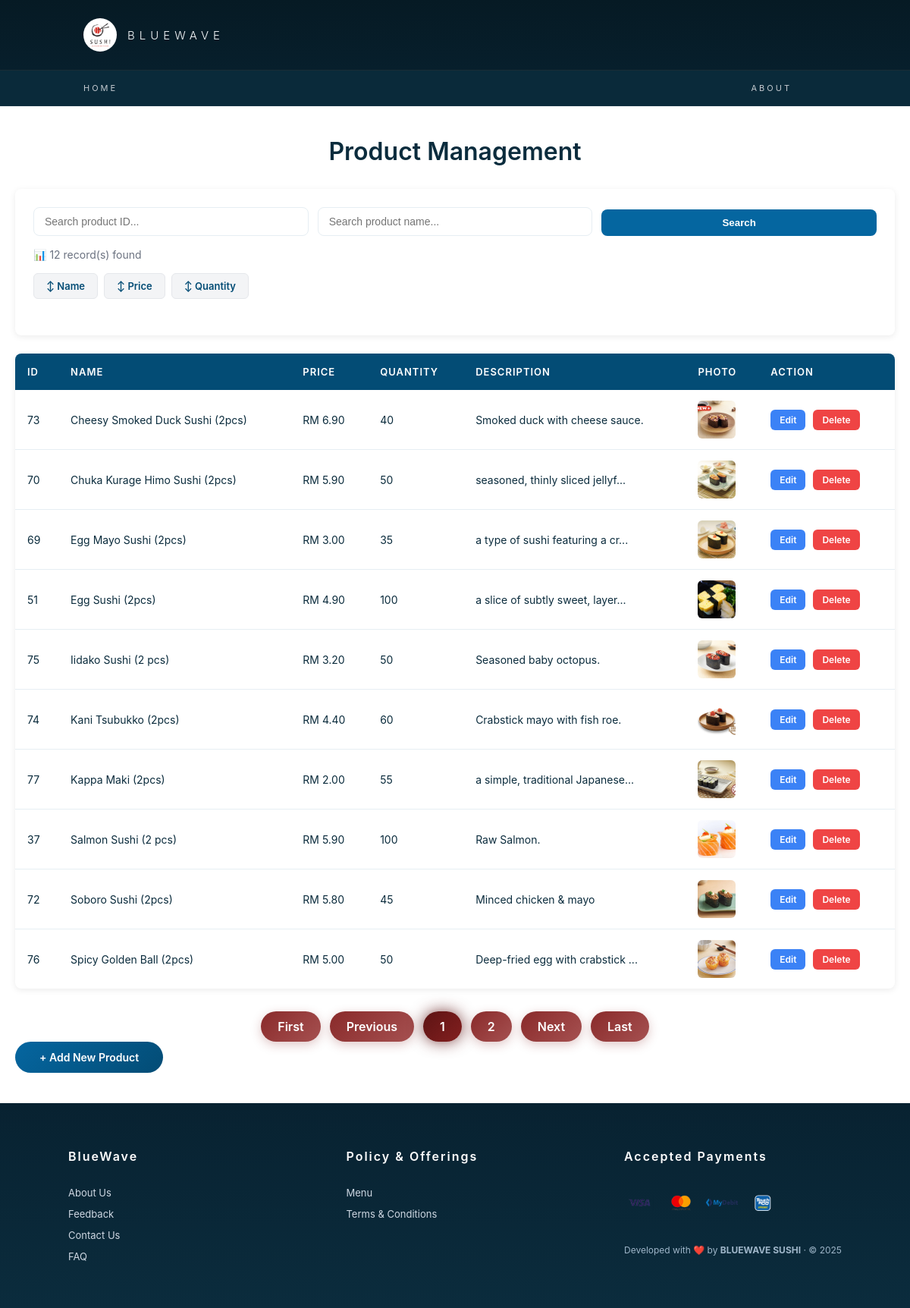
/app/staff/product.php, run on the app's committed database.
### tables this page shows
CREATE TABLE `product` (
  `p_id` int(11) NOT NULL,
  `p_name` varchar(100) NOT NULL,
  `p_description` text DEFAULT NULL,
  `p_quantity` int(11) NOT NULL,
  `p_price` decimal(10,2) NOT NULL,
  `p_photo` varchar(100) NOT NULL
);

### app/staff/product.php (the view, shortened to what this page needs)
<?php
require '_base.php';
require '_pager.php';
$p_id = $_GET['p_id'] ?? '';
$name = $_GET['p_name'] ?? '';
$page = $_GET['page'] ?? 1;
$sort_by = $_GET['sort_by'] ?? 'p_name';
$sort_order = $_GET['sort_order'] ?? 'ASC';
$sql = 'SELECT * FROM product WHERE 1';
$params = [];
$sql .= " ORDER BY $sort_by $sort_order";
$pager = new pager($sql, $params, 5, $page);
?>
<?php include '_head.php'; ?>
<div class="product-page">
    <h1>Product Management</h1>
    <div class="filter-section">
        <form method="get" class="filter-form">
            <input type="text" name="p_id" placeholder="Search product ID..." value="<?= htmlspecialchars($p_id) ?>">
            <input type="text" name="p_name" placeholder="Search product name..." value="<?= htmlspecialchars($name) ?>">
            <button type="submit">Search</button>
        </form>
        <p class="record-count">📊 <?= $pager->item_count ?> record(s) found</p>
        <div class="sort-buttons">
            <a href="?<?= http_build_query(array_merge($_GET, ['sort_by' => 'p_name', 'sort_order' => $sort_order == 'ASC' ? 'DESC' : 'ASC', 'page' => 1])) ?>" class="sort-btn">↕ Name</a>
            <a href="?<?= http_build_query(array_merge($_GET, ['sort_by' => 'p_price', 'sort_order' => $sort_order == 'ASC' ? 'DESC' : 'ASC', 'page' => 1])) ?>" class="sort-btn">↕ Price</a>
            <a href="?<?= http_build_query(array_merge($_GET, ['sort_by' => 'p_quantity', 'sort_order' => $sort_order == 'ASC' ? 'DESC' : 'ASC', 'page' => 1])) ?>" class="sort-btn">↕ Quantity</a>
        </div>
    </div>
    <table class="product-table">
        <thead>
            <tr>
                <th>ID</th>
                <th>NAME</th>
                <th>PRICE</th>
                <th>QUANTITY</th>
                <th>DESCRIPTION</th>
                <th>PHOTO</th>
                <th>ACTION</th>
            </tr>
        </thead>
        <tbody>
            <?php foreach ($pager->result as $s): ?>
            <tr>
                <td><?= htmlspecialchars($s->p_id) ?></td>
                <td><?= htmlspecialchars($s->p_name) ?></td>
                <td>RM <?= htmlspecialchars(number_format($s->p_price, 2)) ?></td>
                <td><?= htmlspecialchars($s->p_quantity) ?></td>
                <td><?= htmlspecialchars(substr($s->p_description, 0, 30)) . (strlen($s->p_description) > 30 ? '...' : '') ?></td>
                <td><img src="../product/images_product/<?= htmlspecialchars($s->p_photo) ?>" class="product-image" alt="<?= htmlspecialchars($s->p_name) ?>"></td>
                <td>
                    <a href="product_edit.php?edit_id=<?= urlencode($s->p_id) ?>" class="action-btn btn-edit">Edit</a>
                    <a href="?delete_id=<?= urlencode($s->p_id) ?>" class="action-btn btn-delete" onclick="return confirm('Are you sure you want to delete this product?')">Delete</a>
                </td>
            </tr>
            <?php endforeach ?>
        </tbody>
    </table>
    <a href="product_edit.php" class="add-button">+ Add New Product</a>
</div>
<?php include '../footer.php'; ?>

### app/css/app.css (style rules this page uses)
* { margin: 0; padding: 0; box-sizing: border-box; }
body { margin: 0; }
body { font-family: 'Inter', sans-serif; }

### app/staff/product.php (style rules this page uses)
.product-page { max-width: 1400px; margin: 40px auto; padding: 0 20px; }
.product-page h1 { text-align: center; margin-bottom: 30px; font-size: 32px; color: #0b2c3d; font-weight: 600; }
.filter-section { background: #fff; padding: 24px; border-radius: 8px; box-shadow: 0 2px 8px rgba(0,0,0,0.08); margin-bottom: 24px; }
.filter-form { display: grid; grid-template-columns: repeat(auto-fit, minmax(200px, 1fr)); gap: 12px; margin-bottom: 16px; align-items: end; }
.filter-form input, .filter-form select { padding: 10px 14px; border: 1px solid #e6eef3; border-radius: 8px; font-size: 14px; }
.filter-form button { background: #0566a0; color: white; border: none; padding: 10px 24px; border-radius: 8px; cursor: pointer; font-weight: 600; transition: 0.2s; }
.record-count { color: #6b7280; font-size: 14px; margin-bottom: 16px; }
.sort-buttons { display: flex; gap: 8px; margin-bottom: 24px; flex-wrap: wrap; }
.sort-btn { background: #f3f4f6; color: #034c75; border: 1px solid #e5e7eb; padding: 8px 16px; border-radius: 6px; cursor: pointer; font-size: 13px; font-weight: 600; transition: 0.2s; text-decoration: none; }
.product-table { width: 100%; border-collapse: collapse; background: #fff; border-radius: 8px; overflow: hidden; box-shadow: 0 2px 8px rgba(0,0,0,0.08); margin-bottom: 24px; }
.product-table th { background: #034c75; color: white; padding: 16px; text-align: left; font-weight: 600; font-size: 13px; letter-spacing: 1px; }
.product-table td { padding: 14px 16px; border-bottom: 1px solid #e6eef3; color: #0b2c3d; font-size: 14px; }
.product-table tbody tr:last-child td { border-bottom: none; }
.product-image { width: 50px; height: 50px; object-fit: cover; border-radius: 6px; }
.action-btn { display: inline-block; padding: 6px 12px; border-radius: 6px; font-size: 12px; font-weight: 600; cursor: pointer; margin-right: 6px; text-decoration: none; transition: 0.2s; }
.btn-edit { background: #3b82f6; color: white; }
.btn-delete { background: #ef4444; color: white; }
.add-button { background: linear-gradient(135deg, #0566a0, #034c75); color: white; border: none; padding: 12px 32px; border-radius: 999px; font-size: 14px; font-weight: 600; cursor: pointer; text-decoration: none; display: inline-block; transition: 0.3s; }

### data on the page
product: p_id "73", p_name "Cheesy Smoked Duck Sushi (2pcs)", p_price "6.90", p_quantity "40", p_description "Smoked duck with cheese sauce.", p_photo (picture)
product: p_id "70", p_name "Chuka Kurage Himo Sushi (2pcs)", p_price "5.90", p_quantity "50", p_description "seasoned, thinly sliced jellyf", p_photo (picture)
product: p_id "69", p_name "Egg Mayo Sushi (2pcs)", p_price "3.00", p_quantity "35", p_description "a type of sushi featuring a cr", p_photo (picture)
product: p_id "51", p_name "Egg Sushi (2pcs)", p_price "4.90", p_quantity "100", p_description "a slice of subtly sweet, layer", p_photo (picture)
product: p_id "75", p_name "Iidako Sushi (2 pcs)", p_price "3.20", p_quantity "50", p_description "Seasoned baby octopus.", p_photo (picture)
product: p_id "74", p_name "Kani Tsubukko (2pcs)", p_price "4.40", p_quantity "60", p_description "Crabstick mayo with fish roe.", p_photo (picture)
product: p_id "77", p_name "Kappa Maki (2pcs)", p_price "2.00", p_quantity "55", p_description "a simple, traditional Japanese", p_photo (picture)
product: p_id "37", p_name "Salmon Sushi (2 pcs)", p_price "5.90", p_quantity "100", p_description "Raw Salmon.", p_photo (picture)
product: p_id "72", p_name "Soboro Sushi (2pcs)", p_price "5.80", p_quantity "45", p_description "Minced chicken & mayo", p_photo (picture)
product: p_id "76", p_name "Spicy Golden Ball (2pcs)", p_price "5.00", p_quantity "50", p_description "Deep-fried egg with crabstick", p_photo (picture)

### other printed values
$pager->item_count "12"
